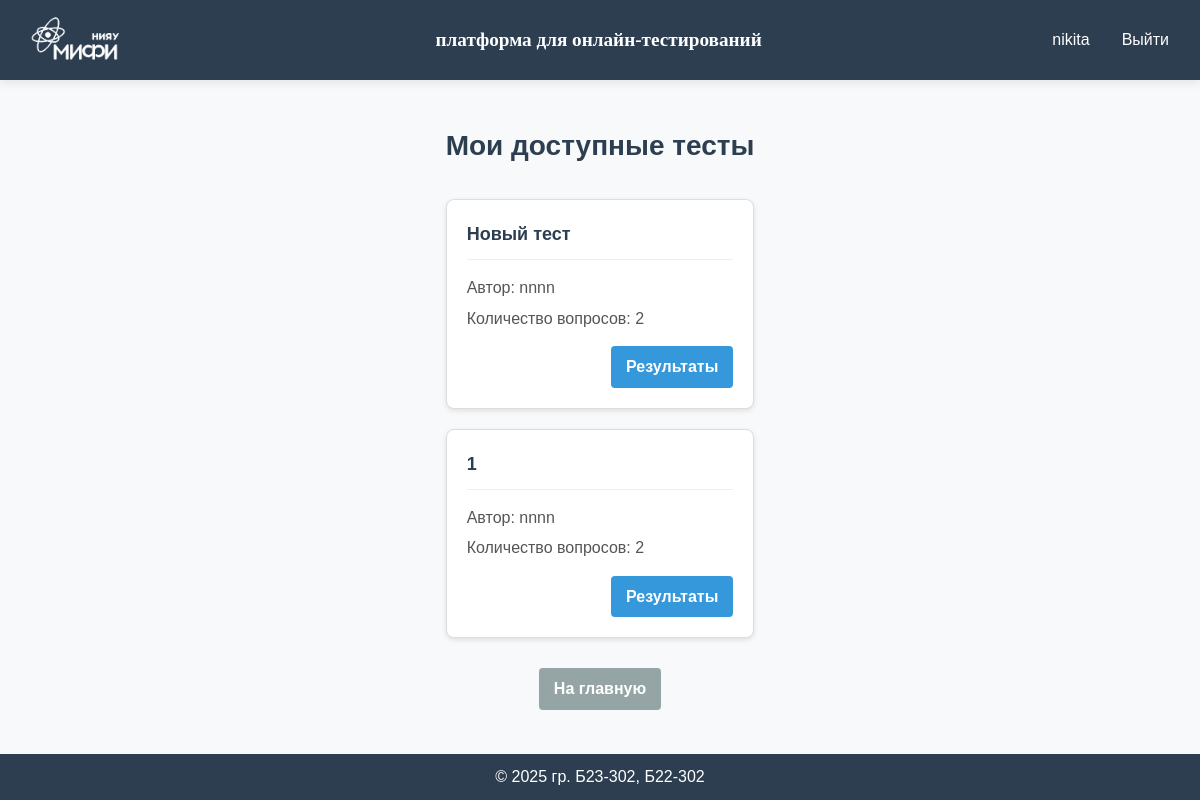
The page /my_tests (signed in) on the database its author committed.
### app/models.py (models this page shows, shortened)
class User(db.Model, UserMixin):
    id = db.Column(db.Integer, primary_key=True)
    username = db.Column(db.String(80), unique=True, nullable=False)
    password_hash = db.Column(db.String(128), nullable=False)
    role = db.Column(db.String(20), nullable=False, default='user')
    group = db.Column(db.String(7), default="")

class Test(db.Model):
    __tablename__ = 'tests'  # Изменяем имя таблицы на 'tests'
    id = db.Column(db.Integer, primary_key=True)
    test_author = db.Column(db.String(80), nullable=False)
    test_info = db.Column(db.Text)  # Для SQLite используем Text вместо JSON
    groups = db.Column(db.Text)  # Переименовано с test_groups на groups

### app/pass_tests/routes.py (the view)
@pass_tests_bp.route('/my_tests', methods=['GET', 'POST'])
@login_required
def my_tests():
    user_group = current_user.group
    if not user_group:
        flash('У вас не указана группа. Доступных тестов нет.', 'warning')
        return render_template('pass_tests/my_tests.html', available_tests=[], completed_tests=[])
    all_tests = Test.query.all()
    available_tests = []
    for test in all_tests:
        try:
            test_groups = json.loads(test.groups)
            if user_group in test_groups:
                test_info = json.loads(test.test_info)
                available_tests.append({
                    'id': test.id,
                    'name': test_info.get('name', 'Без названия'),
                    'author': test.test_author,
                    'questions_count': len(test_info.get('questions', [])),
                })
        except (json.JSONDecodeError, AttributeError) as e:
            print(f"Ошибка при обработке теста: {str(e)}")
            continue
    completed_tests = TestResult.query.filter_by(student_id=current_user.id).all()
    completed_test_ids = {}
    for result in completed_tests:
        completed_test_ids[result.test_id] = result.id
    for test in available_tests:
        if test['id'] in completed_test_ids:
            test['result_id'] = completed_test_ids[test['id']]
    return render_template('pass_tests/my_tests.html',
                          available_tests=available_tests,
                          completed_test_ids=completed_test_ids)

### app/models.py (called while the page is built)
@login_manager.user_loader
def load_user(user_id):
    return User.query.get(int(user_id))

### app/templates/pass_tests/my_tests.html (shortened to what this page needs)
{% extends "base.html" %}
{% block content %}
<div class="available-tests">
    <h1 class="page-title">Мои доступные тесты</h1>
    {% if available_tests %}
        <div class="tests-list">
            {% for test in available_tests %}
                <div class="test-card">
                    <div class="test-header">
                        <div class="test-title">{{ test.name }}</div>
                    </div>
                    <div class="test-info">
                        <p>Автор: {{ test.author }}</p>
                        <p>Количество вопросов: {{ test.questions_count }}</p>
                    </div>
                    <div class="test-actions">
                        {% if test.id in completed_test_ids.keys() %}
                            <a href="{{ url_for('pass_tests.view_result', result_id=test.result_id) }}" class="btn btn-info">Результаты</a>
                        {% else %}
                            <a href="{{ url_for('pass_tests.take_test', test_id=test.id) }}" class="btn btn-primary">Пройти тест</a>
                        {% endif %}
                    </div>
                </div>
            {% endfor %}
        </div>
    {% else %}
        <div class="no-tests">
            <p>Для вас нет доступных тестов.</p>
            <p>Возможно, ваша группа не добавлена ни в один тест или у вас не указана группа в профиле.</p>
        </div>
    {% endif %}
    <div class="back-link">
        <a href="{{ url_for('main.index') }}" class="btn btn-secondary">На главную</a>
    </div>
</div>
{% endblock %}

### app/templates/base.html (shortened to what this page needs)
<!DOCTYPE html>
<html lang="ru">
<head>
    <link rel="stylesheet" href="{{ url_for('static', filename='css/style.css') }}">
</head>
<body>
    <div class="page-wrapper">
        <header class="header">
            <div class="container">
                <img src="{{ url_for('static', filename='images/logo-mini-without (1).png') }}" class="mephi"/>
                <a href="{{ url_for('main.index') }}" class="logo">платформа для онлайн-тестирований</a>
                <nav class="nav">
                    {% if current_user.is_authenticated %}
                        <span class="username">{{ current_user.username }}</span>
                        <a href="{{ url_for('auth.logout') }}" class="nav-link">Выйти</a>
                    {% else %}
                        <a href="{{ url_for('auth.login') }}" class="nav-link">Войти</a>
                        <a href="{{ url_for('auth.register') }}" class="btn btn-primary">Зарегистрироваться</a>
                    {% endif %}
                </nav>
            </div>
        </header>
        <main class="main-content">
            <div class="container">
                {% block content %}{% endblock %}
            </div>
        </main>
        <footer class="footer">
            <div class="container">
                <p>&copy; 2025 гр. Б23-302, Б22-302</p>
            </div>
        </footer>
    </div>
</body>
</html>

### app/static/css/style.css (style rules this page uses)
:root { --primary-color: #4a6bff; --secondary-color: #6c757d; --success-color: #28a745; --danger-color: #dc3545; --light-color: #f8f9fa; --dark-color: #2c3e50; --text-color: #333; --border-radius: 4px; --box-shadow: 0 2px 10px rgba(0, 0, 0, 0.1); --transition: all 0.3s ease; }
* { margin: 0; padding: 0; box-sizing: border-box; }
html, body { height: 100%; }
body { font-family: Helvetica; line-height: 1.6; color: var(--text-color); background-color: var(--light-color); display: flex; flex-direction: column; }
.page-wrapper { display: flex; flex-direction: column; min-height: 100vh; }
.header { background-color: var(--dark-color); color: white; padding: 10px 0; box-shadow: var(--box-shadow); position: sticky; top: 0; z-index: 100; }
.header .container { display: flex; justify-content: space-between; align-items: center; max-width: 1200px; margin: 0 auto; padding: 0 15px; }
.mephi { height: 60px; width: auto; }
.logo { color: white; font-size: 1.2rem; font-weight: bold; font-family: Verdana; text-decoration: none; margin-left: 10px; }
.nav { display: flex; align-items: center; gap: 1rem; }
.nav-link, .btn { color: white; text-decoration: none; padding: 0.5rem 1rem; border-radius: var(--border-radius); transition: var(--transition); }
.main-content { flex: 1; display: flex; justify-content: center; align-items: center; padding: 20px; }
.footer { background-color: var(--dark-color); color: white; padding: 10px 0; text-align: center; }
.footer .container { max-width: 1200px; margin: 0 auto; padding: 0 15px; }

### app/templates/pass_tests/my_tests.html (style rules this page uses)
.available-tests { margin: 20px 0; }
.page-title { margin-bottom: 30px; text-align: center; font-size: 28px; color: #2c3e50; }
.tests-list { display: grid; grid-template-columns: repeat(auto-fill, minmax(300px, 1fr)); gap: 20px; margin-bottom: 30px; }
.test-card { border: 1px solid #ddd; border-radius: 8px; padding: 20px; background-color: #fff; box-shadow: 0 2px 5px rgba(0, 0, 0, 0.1); transition: transform 0.2s ease, box-shadow 0.2s ease; }
.test-header { margin-bottom: 15px; padding-bottom: 10px; border-bottom: 1px solid #eee; }
.test-title { font-size: 18px; font-weight: bold; color: #2c3e50; }
.test-info { margin-bottom: 15px; color: #555; }
.test-info p { margin: 5px 0; }
.test-actions { display: flex; justify-content: flex-end; }
.btn { display: inline-block; padding: 8px 15px; border-radius: 4px; text-decoration: none; font-weight: bold; cursor: pointer; transition: background-color 0.2s ease; }
.btn-secondary { background-color: #95a5a6; color: white; }
.btn-info { background-color: #3498db; color: white; }
.back-link { margin-top: 20px; text-align: center; }

### rows shown on the page
User: username "nikita"
Test: name "Новый тест", author "nnnn", questions_count "2"
Test: name "1", author "nnnn", questions_count "2"
